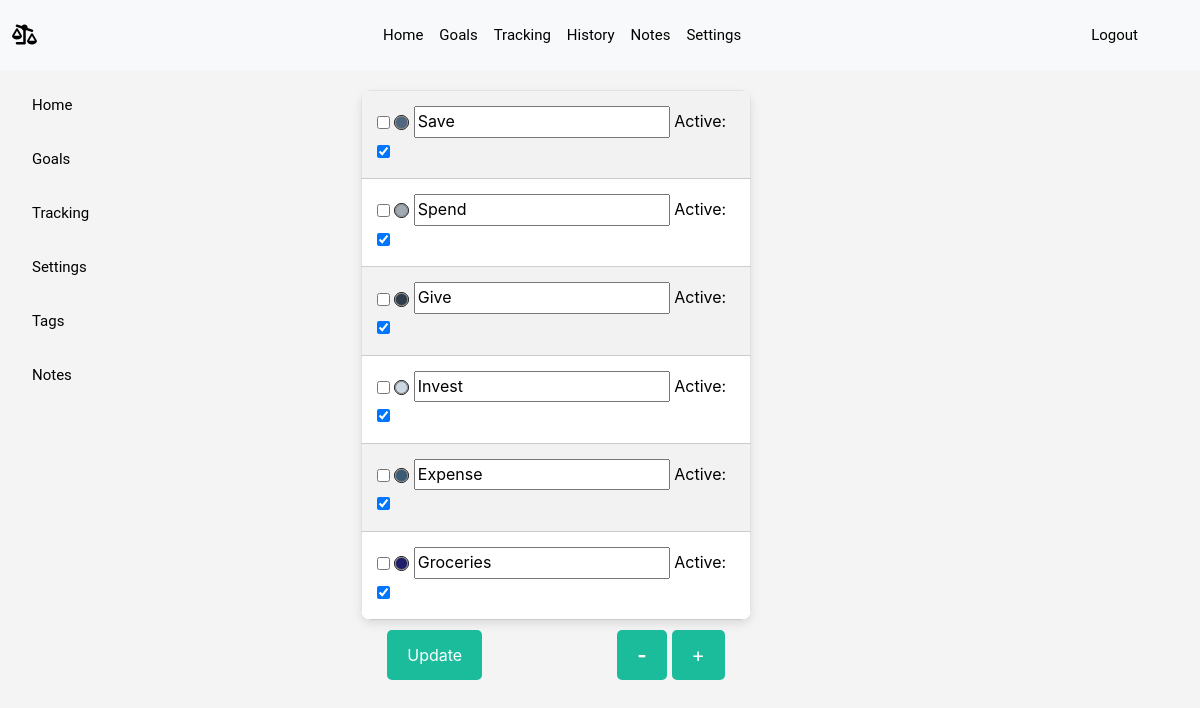
Page /settings/tags (signed in) on the committed database.
### models.py (models this page shows)
class Tags(db.Model):
    id = db.Column(db.Integer, primary_key=True)
    user_id = db.Column(db.Integer, db.ForeignKey('user.id'), nullable=False)
    name = db.Column(db.String(50),  nullable=False, default="none")
    status = db.Column(db.Boolean, default=True)
    color_id = db.Column(db.Integer, db.ForeignKey('tag_color.id'))

### app.py (the view, shortened to what this page needs)
@app.route('/settings/tags', methods=["GET", "POST"])
@login_required
def tags():
    logging.debug(f"tags route called")
    user_id = session.get("user_id")
    tags = Tags.query.filter_by(user_id=user_id).all()
    tag_colors = TagColor.query.filter_by(user_id=user_id).all()
    return render_template("settings/tags.html", tags=tags, tag_colors=tag_colors)

### helpers.py (called while the page is built)
def login_required(f):
    @wraps(f)
    def decorated_function(*args, **kwargs):
        if session.get("user_id") is None:
            return redirect("/login")
        return f(*args, **kwargs)
    return decorated_function

### templates/settings/tags.html (shortened to what this page needs)
{% extends "layout.html" %}
{% block body %}
<nav class="navbar navbar-settings">
    <div class="container-fluid d-flex flex-column align-items-start justify-content-center" >
        <div class="navbar-collapse" id="navbarNav">
            <ul class="navbar-nav navbar-nav-settings flex-column">
                <li class="nav-item">
                    <a class="nav-link active my-nav-bar" aria-current="page" href="{{ url_for('index') }}">Home</a>
                </li>
                <li class="nav-item">
                    <a class="nav-link my-nav-bar" href="{{ url_for('goals') }}">Goals</a>
                </li>
                <li class="nav-item">
                    <a class="nav-link my-nav-bar" href="{{ url_for('tracking') }}">Tracking</a>
                </li>
                <li class="nav-item">
                    <a class="nav-link my-nav-bar" href="{{ url_for('settings_general') }}">Settings</a>
                </li>
                <li class="nav-item">
                    <a class="nav-link my-nav-bar" href="{{ url_for('tags') }}">Tags</a>
                </li>
                <li class="nav-item">
                    <a class="nav-link my-nav-bar" href="{{ url_for('notes') }}">Notes</a>
                </li>
            </ul>
        </div>
    </div>
</nav>
<div class="container" style="width:600px; padding-right:100px;">
    <form id="tagForm" action="/settings/tags" method="post">
        <table id="tagTable" class="table table-bordered table-striped">
            {% for tag in tags %}
                <tr>
                    <td>
                        <div>
                            <input type="checkbox" id="select_{{ tag.id }}" name="select_{{ tag.id }}" class="checkbox">
                            <input class="color-circle" name="color_{{ tag.id }}" id="colorCircle_{{ tag.id }}" type="color" value="{{ tag.color_id }}"></input>
                            <input type="text" id="tagName_{{ tag.id }}" name="tagName_{{ tag.id }}" placeholder="Tag Name" value="{{ tag.name }}" required>
                            <label for="tagStatus_{{ tag.id }}">Active:</label>
                            <input class="checkbox" type="checkbox" id="tagStatus_{{ tag.id }}" name="tagStatus_{{ tag.id }}" {% if tag.status %}checked{% endif %}>
                        </div>
                    </td>
                </tr>
            {% endfor %}
        </table>
        <div id="tagButtons" style="text-align: center;">
            <button type="submit" class="btn" id="updateTag">Update</button>
            <button class="btn" id="deleteTag"> - </button>
            <button class="btn" id="addTag">+</button>
        </div>
    </form>
</div>
{% endblock %}

### static/styles.css (style rules this page uses)
body { font-family: 'Inter', sans-serif; background-color: #f4f4f4; color: #2c3e50; margin: 0; padding: 0; line-height: 1.6; }
.my-nav-bar { color: black; font-family: 'Roboto', sans-serif; font-size: 15px; padding: 15px 20px; display: flex; justify-content: space-between; align-items: center; }
.table { width: 80%; margin: 20px auto; border-collapse: collapse; border-radius: 10px; overflow: hidden; box-shadow: 0 4px 10px rgba(0, 0, 0, 0.1); }
.table th, .table td { padding: 15px; text-align: left; border-bottom: 1px solid #ccc; }
.btn { background-color: #1abc9c; color: #ffffff; padding: 10px 20px; border: none; border-radius: 5px; font-size: 16px; cursor: pointer; transition: background-color 0.3s; }
.navbar-settings { position: absolute; }
.color-circle { display: inline-block; width: 15px; height: 15px; border-radius: 50%; border-width: 0.75px; padding: 0; margin: 0px; vertical-align: middle; cursor: pointer; -webkit-appearance: none; appearance: none; }
#tagTable { max-width: 800px; }
.checkbox { vertical-align: middle; }
#addTag, #deleteTag { display: inline-flex; align-items: center; justify-content: center; margin-left: 5px; font-size: 20px; }
#updateTag { margin-right: 130px; }
#deleteTag { font-weight: bold; }
#tagButtons { display: flex; justify-content: center; }
#tagButtons .btn { margin-top: -10px; }

### rows in the picture
Tags: color_id "#506680", name "Save", status "☑"
Tags: color_id "#a1aab3", name "Spend", status "☑"
Tags: color_id "#2e3d4b", name "Give", status "☑"
Tags: color_id "#cbd7e3", name "Invest", status "☑"
Tags: color_id "#395b75", name "Expense", status "☑"
Tags: color_id "#1e1e6c", name "Groceries", status "☑"
